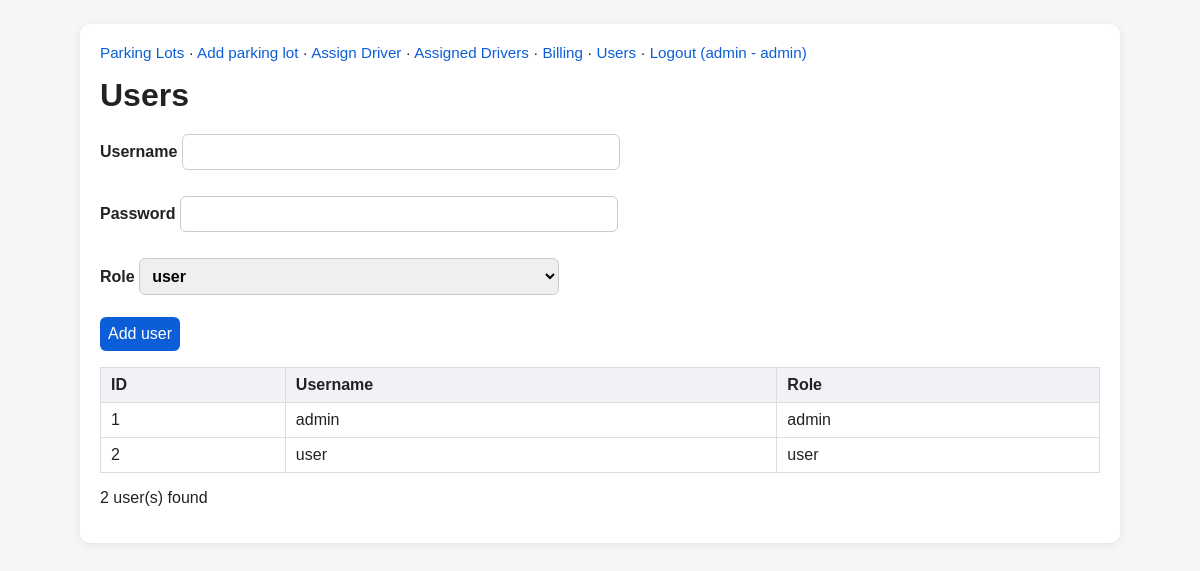
/users.php (signed in), run on the app's committed database.
### tables this page shows
CREATE TABLE IF NOT EXISTS users (
    user_id INT UNSIGNED AUTO_INCREMENT PRIMARY KEY,
    username VARCHAR(50) NOT NULL UNIQUE,
    password_hash VARCHAR(64) NOT NULL,
    role ENUM('admin','user') NOT NULL DEFAULT 'user'
);

### users.php (the view, shortened to what this page needs)
<?php
require 'config.php'; require 'helpers.php';
$username = '';
$role = 'user';
$rows = $pdo->query('SELECT user_id, username, role
                     FROM users
                     ORDER BY username ASC')->fetchAll();
?>
<form method="post">
<label>Username
<input name="username" maxlength="50" required value="<?= e($username) ?>">
</label>
<label>Password
<input type="password" name="password" minlength="6" required>
</label>
<label>Role
<select name="role">
<option value="user" <?= $role === 'user' ? 'selected' : '' ?>>user</option>
</select>
</label>
<button>Add user</button>
</form>
<table>
<thead>
<tr>
<th>ID</th>
<th>Username</th>
<th>Role</th>
</tr>
</thead>
<tbody>
<?php foreach ($rows as $r): ?>
<tr>
<td><?= (int)$r['user_id'] ?></td>
<td><?= e($r['username']) ?></td>
<td><?= e($r['role']) ?></td>
</tr>
<?php endforeach; ?>
</tbody>
</table>
<p><?= count($rows) ?> user(s) found</p>

### style.css (style rules this page uses)
table { width: 100%; border-collapse: collapse; margin-top: 12px; margin-bottom: 12px; }
th, td { border: 1px solid #ddd; padding: 8px 10px; text-align: left; }
thead th { background: #f0f2f5; }
form { margin-bottom: 16px; }
input, select, button { font: inherit; padding: 8px; border: 1px solid #ccc; border-radius: 6px; }
input, select { width: 100%; max-width: 420px; margin-top: 4px; margin-bottom: 12px; }
button { width: auto; background: #0b5ed7; color: #fff; border: none; cursor: pointer; }
label { display: block; font-weight: bold; margin-bottom: 10px; }

### data on the page
users: user_id "1", username "admin", role "admin"
users: user_id "2", username "user", role "user"

### other printed values
$title "Users"
count($rows) "2"
